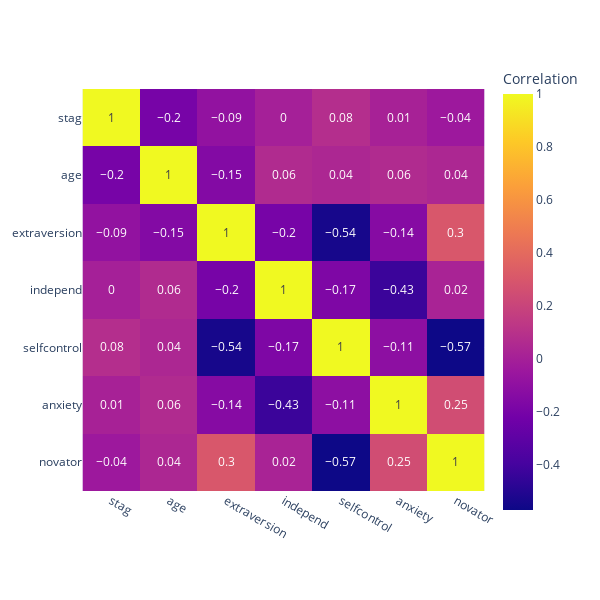

Notebook code cell kept with this figure:
### Code cell
df_corr = df3.corr().round(2)
fig = px.imshow(df_corr, text_auto = True, labels=dict(color="Correlation"), width=600, height=600)
fig.show()

### Figure 1 — Plotly figure (JSON) as saved in the notebook; plotly's stock layout.template omitted (floating-point values rounded to 4 significant figures)
{"data": [{"coloraxis": "coloraxis", "name": "0", "texttemplate": "%{z}", "x": ["stag", "age", "extraversion", "independ", "selfcontrol", "anxiety", "novator"], "y": ["stag", "age", "extraversion", "independ", "selfcontrol", "anxiety", "novator"], "z": [[1.0, -0.2, -0.09, 0.0, 0.08, 0.01, -0.04], [-0.2, 1.0, -0.15, 0.06, 0.04, 0.06, 0.04], [-0.09, -0.15, 1.0, -0.2, -0.54, -0.14, 0.3], [0.0, 0.06, -0.2, 1.0, -0.17, -0.43, 0.02], [0.08, 0.04, -0.54, -0.17, 1.0, -0.11, -0.57], [0.01, 0.06, -0.14, -0.43, -0.11, 1.0, 0.25], [-0.04, 0.04, 0.3, 0.02, -0.57, 0.25, 1.0]], "type": "heatmap", "xaxis": "x", "yaxis": "y", "hovertemplate": "x: %{x}<br>y: %{y}<br>Correlation: %{z}<extra></extra>"}], "layout": {"xaxis": {"anchor": "y", "domain": [0.0, 1.0], "scaleanchor": "y", "constrain": "domain"}, "yaxis": {"anchor": "x", "domain": [0.0, 1.0], "autorange": "reversed", "constrain": "domain"}, "coloraxis": {"colorbar": {"title": {"text": "Correlation"}}, "colorscale": [[0.0, "#0d0887"], [0.1111, "#46039f"], [0.2222, "#7201a8"], [0.3333, "#9c179e"], [0.4444, "#bd3786"], [0.5556, "#d8576b"], [0.6667, "#ed7953"], [0.7778, "#fb9f3a"], [0.8889, "#fdca26"], [1.0, "#f0f921"]]}, "margin": {"t": 60}, "height": 600, "width": 600}}
